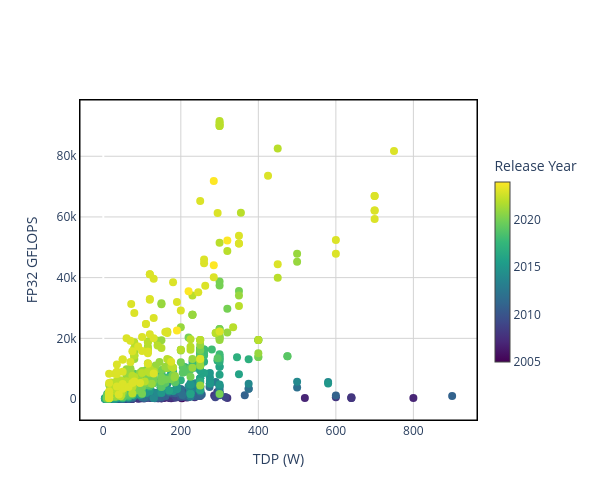

This figure's notebook cell:
### Code cell
x = 'TDP (W)'
y = 'FP32 GFLOPS'
c = 'Release Year'
plot_scatter(gpu_data, x, y, c)

### Figure 1 — Plotly figure (JSON) as saved in the notebook; plotly's stock layout.template omitted (floating-point values rounded to 4 significant figures; data arrays with more than 128 entries replaced by an {"elided": "..."} marker saying what was removed)
{"data": [{"customdata": {"elided": "1492 str values"}, "hovertemplate": "<b>%{customdata}</b><br>TDP (W): %{x}<br>FP32 GFLOPS: %{y}<br><extra></extra>", "marker": {"color": {"elided": "1492 int values"}, "colorbar": {"len": 0.7, "thickness": 15, "title": {"text": "Release Year"}}, "colorscale": [[0, "#440154"], [0.1111, "#482878"], [0.2222, "#3e4989"], [0.3333, "#31688e"], [0.4444, "#26828e"], [0.5556, "#1f9e89"], [0.6667, "#35b779"], [0.7778, "#6ece58"], [0.8889, "#b5de2b"], [1, "#fde725"]], "showscale": true, "size": 8}, "mode": "markers", "name": "Data Points", "type": "scatter", "x": {"elided": "1492 int values"}, "y": {"elided": "1492 float values"}}], "layout": {"height": 500, "paper_bgcolor": "white", "plot_bgcolor": "white", "shapes": [{"line": {"color": "black", "width": 1}, "type": "rect", "x0": 0, "x1": 1, "xref": "paper", "y0": 0, "y1": 1, "yref": "paper"}], "width": 600, "xaxis": {"gridcolor": "lightgray", "linecolor": "black", "linewidth": 1, "mirror": true, "showgrid": true, "showline": true, "title": {"text": "TDP (W)"}}, "yaxis": {"gridcolor": "lightgray", "linecolor": "black", "linewidth": 1, "mirror": true, "showgrid": true, "showline": true, "title": {"text": "FP32 GFLOPS"}}}}
